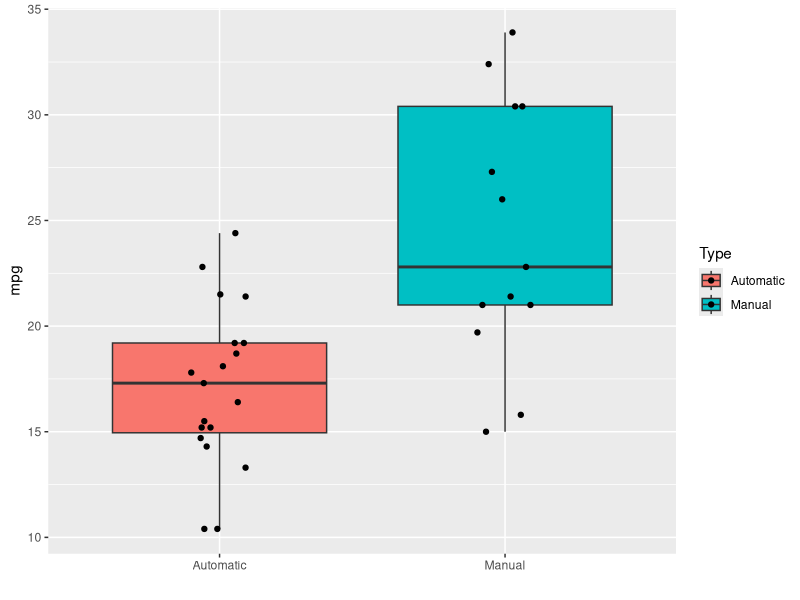
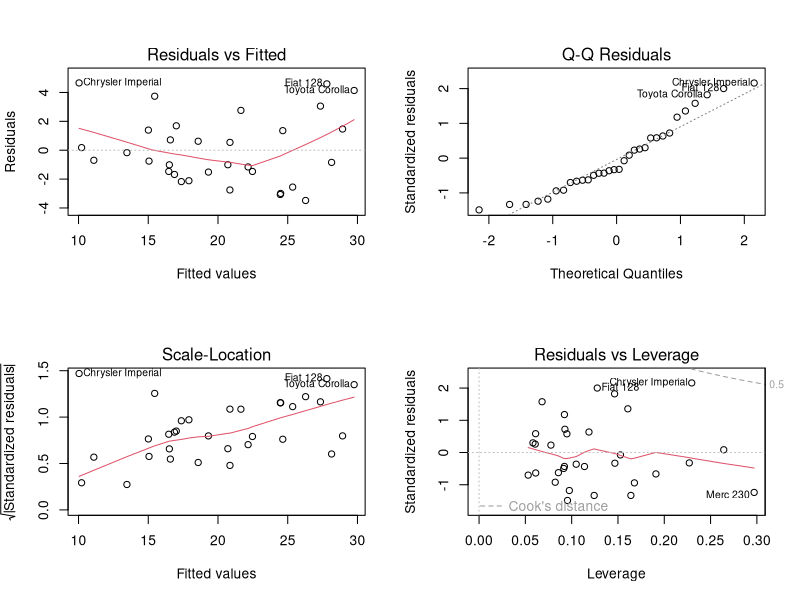

These figures' R source, in order:
## ---- chunk 1
library(ggplot2)
dB <- mtcars
g <- ggplot(dB, aes(factor(am), mpg, fill = factor(am)))
g <- g + geom_boxplot()
g <- g + geom_jitter(position = position_jitter(width = .1, height = 0))
g <- g + scale_colour_discrete(name = "Type")
g <- g + scale_fill_discrete(name = "Type", breaks = c("0", "1"), labels = c("Automatic", "Manual"))
g <- g + scale_x_discrete(breaks = c("0", "1"), labels = c("Automatic", "Manual"))
g <- g + xlab("")
g
## ---- chunk 2
library(ggplot2)
g1 <- subset(mtcars, mtcars$am==0)
g2 <- subset(mtcars, mtcars$am==1)
t1 <- t.test(g1$mpg, g2$mpg, alternative="less", paired=F)
t1.summary <- data.frame("p-value" = c(t1$p.value), "CI-Lower" = c(t1$conf[1]), "CI-Upper" = c(t1$conf[2]), row.names = c("Automatic vs. Manual:  "))
round(t1.summary, 3)
## ---- chunk 3
base_model <- lm(data = dB, mpg ~ am)
step_model <- step(lm(data = dB, mpg ~ .), direction = "both", trace = 0)
## ---- chunk 4
summary(base_model)
## ---- chunk 5
summary(step_model)
## ---- chunk 6
anova(base_model, step_model)
## ---- chunk 7
par(mfrow = c(2, 2))
plot(step_model)
